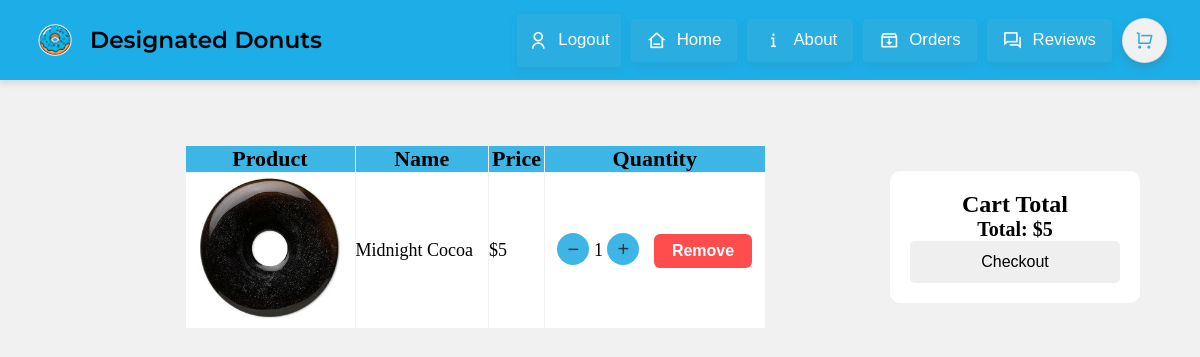
Screenshot of /cart (signed in) with the database file from the repository.
### tables this page shows
CREATE TABLE Cart_items (cart_item_id int, user_id int, product_id int, quantity int, date DATE, PRIMARY KEY (cart_item_id), FOREIGN KEY (product_id) REFERENCES Products (product_id), FOREIGN KEY (user_id) REFERENCES Users (user_id));

CREATE TABLE Products (product_id int UNIQUE, product_name varchar (255), product_type varchar (255), price decimal, PRIMARY KEY (product_id));

### app.py (the view, shortened to what this page needs)
@designated_donut.route("/cart")
def cart_page():
    conn = sqlite3.connect(DATABASE)
    c = conn.cursor()
    if "user_id" in session:
        user_id = session["user_id"]
        cart_items = c.execute(
            """
            SELECT
                Products.product_id,
                Products.product_name,
                Products.price * Cart_Items.quantity AS total_price,
                Cart_Items.quantity
            FROM Cart_Items
            JOIN Products
            ON Cart_Items.product_id = Products.product_id
            WHERE Cart_Items.user_id = ?
        """,
            (user_id,),
        ).fetchall()
    total_cost = sum(item[2] for item in cart_items)
    conn.close()
    return render_template("cart.html", cart_items=cart_items, total_cost=total_cost)

### templates/cart.html (shortened to what this page needs)
<!DOCTYPE html>
<html lang="en">
<head>
    <link rel="stylesheet" href="/static/cart.css">
    <link href="https://cdn.jsdelivr.net/npm/remixicon@4.9.0/fonts/remixicon.css" rel="stylesheet" />
<body>
    <div class="top-navigation-container-bar">
        <div class="left-side-container-box-for-logo">
            <img src="/static/images/Donut_Icon_Logo.png"
                 alt="Donut Destination Icon"
                 height="400px"
                 width="400px">
            <span class="logo-title-text">Designated Donuts</span>
        </div>
        <div class="right-side-nav-options" id="nav-menu">
            {% if "user_id" in session %}
                <a class="login-page-action-btn" href="{{ url_for('logout') }}">
                    <i class="ri-user-line"></i>
                    <span class="btn-content-text">Logout</span>
                </a>
            {% else %}
                <a class="login-page-action-btn" href="{{ url_for('login_page') }}">
                    <i class="ri-user-line"></i>
                    <span class="btn-content-text">Login</span>
                </a>
            {% endif %}
            <div>
                <a class="home-page-action-btn" href="{{ url_for('home_page') }}">
                    <i class="ri-home-3-line"></i>
                    <span class="btn-content-text">Home</span>
                </a>
            </div>
            <div>
                <a class="about-page-action-btn" href="{{ url_for('about_page') }}">
                    <i class="ri-info-i"></i>
                    <span class="btn-content-text">About</span>
                </a>
            </div>
            <div>
                <a class="orders-page-action-btn" href="{{ url_for('order_page') }}">
                    <i class="ri-inbox-archive-line"></i>
                    <span class="btn-content-text">Orders</span>
                </a>
            </div>
            <div>
                <a class="reviews-page-action-btn" href="{{ url_for('review_page') }}">
                    <i class="ri-question-answer-line"></i>
                    <span class="btn-content-text">Reviews</span>
                </a>
            </div>
            <div>
                <a class="cart-page-action-btn" href="{{ url_for('cart_page') }}">
                    <i class="ri-shopping-cart-line"></i>
                </a>
            </div>
        </div>
    </div>
    <div class="cart-layout">
    <div class="cart-table-container">
        {% if cart_items %}
        <table>
            <thead>
                <tr>
                    <th>Product</th>
                    <th>Name</th>
                    <th>Price</th>
                    <th>Quantity</th>
                </tr>
            </thead>
            <tbody>
                {% for item in cart_items %}
                <tr>
                    <td style="text-align: center;">
                        <img src="/static/images/{{ item[0] }}.jpg" width="150">
                    </td>
                    <td>
                        {{ item[1] }}
                    </td>
                    <td>
                        ${{ item[2] }}
                    </td>
                    <td style="text-align: center;">
                        <form action="{{ url_for('decrease_cart') }}"
                            method="POST"
                            style="display:inline;">
                            <button type="submit" class="decreasebutton">−</button>
                        </form>
                        {{ item[3] }}
                        <form action="{{ url_for('increase_cart') }}"
                            method="POST"
                            style="display:inline;">
                            <button type="submit" class="increasebutton">+</button>
                        </form>
                        <form action="{{ url_for('remove_from_cart') }}"
                            method="POST"
                            style="display:inline;">
                            <button type="submit" class="removebutton">Remove</button>
                        </form>
                    </td>
                </tr>
                {% endfor %}
            </tbody>
        </table>
        {% else %}
        <div class="empty-cart-message">
            <h2>Oops, nothing here!</h2>
            <p>Added donuts from the order page will appear here.</p>
        </div>
        {% endif %}
    </div>
        {% if cart_items %}
        <div class="checkout-box">
            <h2>Cart Total</h2>
            <p>Total: ${{ total_cost }}</p>
            <form action="{{ url_for('checkout') }}" method="POST">
                <button type="submit">Checkout</button>
            </form>
        </div>
        {% endif %}
    </div>
</body>
</html>

### static/cart.css (style rules this page uses)
html { overscroll-behavior-y: none; }
* { padding: 0; margin: 0; box-sizing: border-box; }
body { background-color: #f1f1f1; min-height: 100vh; margin: 0; overflow-x: hidden; }
.top-navigation-container-bar { background-color: #1daee7; padding: 10px 25px; display: flex; justify-content: space-between; height: 80px; box-shadow: 0 4px 6px rgba(0, 0, 0, 0.10); align-items: center; position: sticky; top: 0; z-index: 1000; }
.left-side-container-box-for-logo { width: fit-content; height: 100%; display: flex; justify-content: center; align-items: center; flex-direction: row; gap: 5px; justify-content: flex-start; }
.left-side-container-box-for-logo img { width: 60px; height: 60px; cursor: pointer; -webkit-user-drag: none; -moz-window-dragging: none; }
.logo-title-text { font-size: 1.45rem; font-family: Montserrat, sans-serif; font-weight: 600; cursor: pointer; user-select: none; transition: color 0.25s ease; }
.right-side-nav-options { width: fit-content; height: 100%; display: flex; justify-content: center; align-items: center; padding: 0 8px; gap: 10px; justify-content: flex-end; }
.login-page-action-btn { text-decoration: none; padding: 15px 10px; width: fit-content; display: flex; justify-content: center; align-items: center; background-color: #2aaee2; border-radius: 4px; gap: 10px; cursor: pointer; border: 1px solid transparent; transition: background-color 0.25s ease, border 0.35s ease; box-shadow: 0 4px 8px rgba(82, 82, 82, 0.10); }
.home-page-action-btn, .about-page-action-btn, .orders-page-action-btn, .reviews-page-action-btn { width: fit-content; height: 70%; display: flex; justify-content: center; align-items: center; background-color: #2aaee2; border-radius: 4px; padding: 10px 15px; gap: 10px; cursor: pointer; border: 1px solid transparent; transition: background-color 0.25s ease, border 0.35s ease; box-shadow: 0 4px 8px rgba(82, 82, 82, 0.10); text-decoration: none; color: white; }
.ri-user-line, .ri-home-3-line, .ri-inbox-archive-line, .ri-info-i, .ri-question-answer-line { font-size: 1.2rem; color: #ffffff; }
.btn-content-text { font-size: 1.05rem; font-family: Verdana, Geneva, Tahoma, sans-serif; color: #ffffff; text-decoration: none; }
.cart-page-action-btn { background-color: #f1f1f1; width: 45px; height: 45px; display: flex; justify-content: center; align-items: center; border-radius: 50%; border: 1px solid rgba(141, 141, 141, 0.15); box-shadow: 0 4px 8px rgba(82, 82, 82, 0.25); cursor: pointer; text-decoration: none; transition: background-color 0.25s ease, border 0.35s ease; }
.ri-shopping-cart-line { font-size: 1.15rem; color: #2aaee2; }
table { border: 1.5px solid black; border-collapse: collapse; width: 70%; margin: 4em auto; }
table img { width: 150px; border-radius: 10px; justify-content: center; align-items: center; }
td, th { border: 1.5px solid #f1f1f1; }
th { background-color: #3db6e5; color: black; font-weight: 10px; font-size: 22px; }
td { color: black; padding-top: none; }
tr { background-color: white; font-size: 18px; }
.decreasebutton, .increasebutton { width: 32px; height: 32px; border: none; border-radius: 50%; font-size: 20px; font-weight: 500; line-height: 1; cursor: pointer; display: inline-flex; align-items: center; justify-content: center; transition: all 0.2s ease; }
.increasebutton, .decreasebutton { background-color: #3db6e5; color: #333; }
.removebutton { background-color: #ff4d4d; color: white; border: none; border-radius: 6px; padding: 8px 18px; font-size: 16px; font-weight: bold; cursor: pointer; margin-left: 10px; }
.cart-layout { display: flex; align-items: center; width: 90%; margin: 1px auto 0 auto; }
.checkout-box { width: 250px; flex-shrink: 0; padding: 20px; background-color: white; border-radius: 10px; text-align: center; }
.cart-table-container { flex: 1; }
.checkout-box h2 { margin-top: 0; }
.checkout-box p { font-size: 20px; font-weight: bold; }
.checkout-box button { width: 100%; padding: 12px; border: none; border-radius: 5px; cursor: pointer; font-size: 16px; }

### rows the page displays
Cart_items: product_id (picture), product_name "Midnight Cocoa", item "5", quantity "1"

### other values shown
{{ total_cost }} "5"
